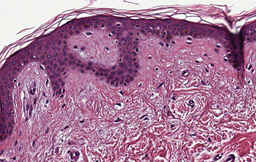
#> input picture img/pelle303R.PNG, 256 x 162 px, shrunk from 493 x 312 before the run
$ python GridSearch2.py   (older library calls are emulated)
#> lines starting #> are read from the running program, lines starting #| are printed output that depends on the picture
### classificazione_knn.py
import imageio
import numpy as np
import scipy.ndimage as nd
import sklearn
from skimage.color import rgb2lab, rgba2rgb, rgb2hsv
from scipy.stats import entropy
from sklearn.metrics import matthews_corrcoef
from sklearn.neighbors import KNeighborsClassifier
import matplotlib.pyplot as plt

def _entropy(values):
    probabilities = np.bincount(values.astype(np.int)) / float(len(values))
    return entropy(probabilities)

def local_entropy(img, kernel_radius=2):
    """
    Calcolo dell'entropia per l'intorno di ogni pixel in
    un intorno specificato dal kernel.

    img: ndarray dell'immagine.
    kernel_radius: int, dimensione del kernel
    """
    return nd.generic_filter(img, _entropy, size=kernel_radius)


def image_to_data(img, size=13):
    """
    Genera ed associa attributi ad ogni pixel dell'immagine
    utilizzando vari filtri.

    Restituisce un dizionario di matrici. Ogni matrice è una feature/livello.

    img: str, il path ad un'immagine.
    size: int, la dimensione della finestra da utilizzare per i filtri.
    """

    # mettiamo tutti i layer/features in un dizionario
    layers = {}

    # apriamo immagine come matrice in RGB
    image_array = imageio.imread(img)

    # ----- SPAZIO COLORE RGB -----
    if (img.split(".")[-1] in ["png", "PNG"]):
        image_array = rgba2rgb(image_array)

    # separiamo le componenti R, G, B
    R = image_array[..., 0]
    G = image_array[..., 1]
    B = image_array[..., 2]

    # normalizziamo i valori per restare
    # attorno all'intervallo -0.5, 0.5
    # Se abbiamo usato rgba2rgb non è necessario
    # dividere per 255
    #R = R / 255
    layers['R'] = R - 0.5
    #G = G / 255
    layers['G'] = G - 0.5
    #B = B / 255
    layers['B'] = B - 0.5

    # calcolo filtro mediano
    layers['R_mf'] = nd.median_filter(R, size=size)
    layers['G_mf'] = nd.median_filter(G, size=size)
    layers['B_mf'] = nd.median_filter(B, size=size)

    # edge detection
    # usiamo per il momento i parametri di default
    # e ci riserviamo in futuro la possibilità di
    # sperimentare con parametri diversi
    layers['R_edge'] = nd.sobel(R)
    layers['G_edge'] = nd.sobel(G)
    layers['B_edge'] = nd.sobel(B)

    # varianza
    mean_R = nd.uniform_filter(R, (size, size))
    mean_G = nd.uniform_filter(G, (size, size))
    mean_B = nd.uniform_filter(B, (size, size))
    mean_sqr_R = nd.uniform_filter(R**2, (size, size))
    mean_sqr_G = nd.uniform_filter(G**2, (size, size))
    mean_sqr_B = nd.uniform_filter(B**2, (size, size))

    layers['R_variance'] = mean_sqr_R - mean_R**2
    layers['G_variance'] = mean_sqr_G - mean_G**2
    layers['B_variance'] = mean_sqr_B - mean_B**2

    # ----- SPAZIO COLORE LAB -----

    image_array_lab = rgb2lab(image_array)

    # separiamo le componenti L, a , b
    L = image_array_lab[..., 0]
    a = image_array_lab[..., 1]
    b = image_array_lab[..., 2]

    # Sfruttiamo la componente L per calcolare
    # un filtro entropia
    layers["entropy"] = local_entropy(L, kernel_radius=size)

    # Normalizzo l'entropia dividendo per il massimo valore
    # di entropia possibile su un segnale lungo size*size
    # con 100 simboli a disposizione
    # questo calcolo del massimo per cui dividere è valido solo
    # per una finestra con un massimo di 200 pixel
    signal_size = size**2
    if signal_size > 100:
        max_ent = entropy(list(range(100)) + [i for i in range(signal_size - 100)])
    else:
        max_ent = entropy(list(range(signal_size)))
    layers["entropy"] = ( layers["entropy"] / max_ent ) - 0.5

    # normalizziamo i valori per restare
    # attorno all'intervallo -0.5, 0.5
    # L va da 0 a 100
    # a e b vanno da -120 a +120
    L = L / 100
    layers['L'] = L - 0.5
    layers['a'] = a / 240
    layers['b'] = b / 240

    # calcolo filtro mediano
    layers['L_mf'] = nd.median_filter(L, size=size)
    layers['a_mf'] = nd.median_filter(a, size=size)
    layers['b_mf'] = nd.median_filter(b, size=size)

    # edge detection
    # usiamo per il momento i parametri di default
    # e ci riserviamo in futuro la possibilità di
    # sperimentare con parametri diversi
    layers['L_edge'] = nd.sobel(L)
    layers['a_edge'] = nd.sobel(a)
    layers['b_edge'] = nd.sobel(b)

    # varianza
    mean_L = nd.uniform_filter(L, (size, size))
    mean_a = nd.uniform_filter(a, (size, size))
    mean_b = nd.uniform_filter(b, (size, size))
    mean_sqr_L = nd.uniform_filter(L**2, (size, size))
    mean_sqr_a = nd.uniform_filter(a**2, (size, size))
    mean_sqr_b = nd.uniform_filter(b**2, (size, size))

    layers['L_variance'] = mean_sqr_L - mean_L**2
    layers['a_variance'] = mean_sqr_a - mean_a**2
    layers['b_variance'] = mean_sqr_b - mean_b**2

    # ----- SPAZIO COLORE HSV -----

    image_array_hsv = rgb2hsv(image_array)

    # separiamo le componenti H, S, V
    h = image_array_hsv[..., 0]
    s = image_array_hsv[..., 1]
    v = image_array_hsv[..., 2]

    # normalizziamo i valori per restare
    # attorno all'intervallo -0.5, 0.5
    h = h / 360
    layers['h'] = h - 0.5
    layers['hsv_sin'] = np.sin(h*2*np.pi)*s*v
    layers['hsv_cos'] = np.cos(h*2*np.pi)*s*v
    layers['s'] = s - 0.5
    layers['v'] = v - 0.5

    # calcolo filtro mediano
    layers['h_mf'] = nd.median_filter(h, size=size)
    layers['s_mf'] = nd.median_filter(s, size=size)
    layers['v_mf'] = nd.median_filter(v, size=size)

    # edge detection
    # usiamo per il momento i parametri di default
    # e ci riserviamo in futuro la possibilità di
    # sperimentare con parametri diversi
    layers['h_edge'] = nd.sobel(h)
    layers['s_edge'] = nd.sobel(s)
    layers['v_edge'] = nd.sobel(v)

    # varianza
    mean_h = nd.uniform_filter(h, (size, size))
    mean_s = nd.uniform_filter(s, (size, size))
    mean_v = nd.uniform_filter(v, (size, size))
    mean_sqr_h = nd.uniform_filter(h**2, (size, size))
    mean_sqr_s = nd.uniform_filter(s**2, (size, size))
    mean_sqr_v = nd.uniform_filter(v**2, (size, size))

    layers['h_variance'] = mean_sqr_h - mean_h**2
    layers['s_variance'] = mean_sqr_s - mean_s**2
    layers['v_variance'] = mean_sqr_v - mean_v**2

    return layers


# [270 lines left out: functions pixel_to_class, colimage_to_classes, class_to_pixel, classes_to_colimage, moda, postprocessing_classes and 3 more, not called in this run]

### GridSearch2.py
#!/usr/bin/env python
# coding: utf-8

from classificazione_knn import image_to_data, colimage_to_classes, local_entropy, classes_to_colimage
from sklearn.neighbors import KNeighborsClassifier
from sklearn.metrics import matthews_corrcoef
import numpy as np
import imageio
import matplotlib.pyplot as plt
import csv
import time
from itertools import combinations, chain

# parametri per generazione features
# per ogni combinazione possibile bisogna generare
# le features. Per il momento solo la window size
# è un parametro.
window_size = [20, 25, 30, 35, 40]

# funzione per rimuovere le combinazioni con
# tutte le features provenienti dallo stesso
# spazio colore
def stesso_spazio(features):

    lab = ["L", "a", "b"]
    rgb = ["R", "G", "B"]
    hsv = ["h", "s", "v"]

    in_lab = 0
    in_rgb = 0
    in_hsv = 0

    for f in features:
        element = f.split("_")[0]
        if element in lab:
            in_lab = 1
        elif element in rgb:
            in_rgb = 1
        else:
            in_hsv = 1

        if in_lab + in_rgb + in_hsv > 1:
            return False

    return True


features_to_mix = [
    ['R_mf', 'G_mf', 'B_mf'],
    ['R_variance', 'G_variance', 'B_variance'],
    ['R_edge', 'G_edge', 'B_edge'],
    ['L_mf', 'a_mf', 'b_mf'],
    ['L_variance', 'a_variance', 'b_variance'],
    ['L_edge', 'a_edge', 'b_edge'],
    ['h_mf', 's_mf', 'v_mf'],
    ['h_variance', 's_variance', 'v_variance'],
    ['h_edge', 's_edge', 'v_edge']
]

comb2 = combinations(features_to_mix, 2)
comb3 = combinations(features_to_mix, 3)

# appiattiamo le liste di tuple di liste
comb2_lists = []
for c in comb2:
    comb2_lists.append(list(chain.from_iterable(c)))

comb3_lists = []
for c in comb3:
    comb3_lists.append(list(chain.from_iterable(c)))

comb = comb2_lists + comb3_lists

# rimuovo set formati da features da un unico spazio
comb = [c for c in comb if not stesso_spazio(c)]

feature_set = [
    # prime 10 dalla prima grid search
    ['h', 's', 'v', 'h_mf', 's_mf', 'v_mf', 'h_variance', 's_variance', 'v_variance', 'entropy'],
    ['h', 's', 'v', 'h_mf', 's_mf', 'v_mf', 'h_variance', 's_variance', 'v_variance', 'entropy'],
    ['h', 's', 'v', 'h_mf', 's_mf', 'v_mf', 'h_variance', 's_variance', 'v_variance', 'entropy'],
    ['R', 'G', 'B', 'R_mf', 'G_mf', 'B_mf', 'R_variance', 'G_variance', 'B_variance', 'entropy'],
    ['R', 'G', 'B', 'R_mf', 'G_mf', 'B_mf', 'R_variance', 'G_variance', 'B_variance', 'entropy'],
    ['R', 'G', 'B', 'R_mf', 'G_mf', 'B_mf', 'R_variance', 'G_variance', 'B_variance', 'entropy'],
    ['h', 's', 'v', 'h_mf', 's_mf', 'v_mf', 'h_variance', 's_variance', 'v_variance', 'entropy'],
    ['h', 's', 'v', 'h_mf', 's_mf', 'v_mf', 'entropy'],
    ['R', 'G', 'B', 'R_mf', 'G_mf', 'B_mf', 'entropy'],
    ['h', 's', 'v', 'h_mf', 's_mf', 'v_mf', 'entropy']
]

# aggiunta nuovi insiemi di features
feature_set = feature_set + comb

# parametri per il knn
neighbors = [3,5,7,10,15,20,25,50]

# Generazione dei layers per tutti i parametri riguardanti i dati
print("Generazione dei dati...")
for s in window_size:
    # training data
    data = image_to_data("img/pelle303R.PNG", size=s)
#> in image_to_data, image_array is the input picture: shape (162, 256, 4); mean R, G, B, A 167.7, 120.3, 152, 255
#> in image_to_data, `image_array_lab = rgb2lab(image_array)`: image_array_lab: shape (162, 256, 3) float64; mean of channels 0, 1, 2 55.8, 24.2, -9.4
#> in image_to_data, `image_array_hsv = rgb2hsv(image_array)`: image_array_hsv: shape (162, 256, 3) float64; mean of channels 0, 1, 2 0.813, 0.339, 0.663
#> in image_to_data, `mean_sqr_s = nd.uniform_filter(s**2, (size, size))`:
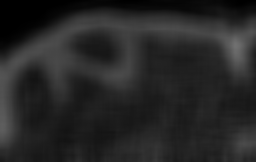
#> mean_sqr_s: shape (162, 256) float64; min 0.000118, max 0.442, mean 0.152
#> data = 39 items

    for key, value in data.items():
        file_name = "data_ws" + str(s) + "_" + key + ".csv"
        with open("data/" + file_name, "w") as f:
            csvw = csv.writer(f)
            csvw.writerows(value)
#> this loop made 39 passes
#> (key, file_name) on passes 1 to 12: ('R', 'data_ws20_R.csv'), ('G', 'data_ws20_G.csv'), ('B', 'data_ws20_B.csv'), ('R_mf', 'data_ws20_R_mf.csv'), ('G_mf', 'data_ws20_G_mf.csv'), ('B_mf', 'data_ws20_B_mf.csv'), ('R_edge', 'data_ws20_R_edge.csv'), ('G_edge', 'data_ws20_G_edge.csv'), ('B_edge', 'data_ws20_B_edge.csv'), ('R_variance', 'data_ws20_R_variance.csv'), ('G_variance', 'data_ws20_G_variance.csv'), ('B_variance', 'data_ws20_B_variance.csv')

    # test data
    data = image_to_data("img/pelle305R.PNG", size=s)
#> call 2 of image_to_data, with img = 'img/pelle305R.PNG', size = 20
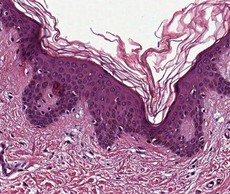
#> input picture img/pelle305R.PNG, 230 x 194 px, shrunk from 442 x 373 before the run
#> in image_to_data, image_array is the input picture: shape (194, 230, 4); mean R, G, B, A 169.5, 125.4, 155.2, 255
#> in image_to_data (call 2), `G = image_array[..., 1]`:
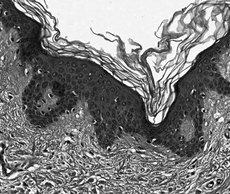
#> G: shape (194, 230) float64; min 0, max 1, mean 0.492
#> in image_to_data (call 2), `mean_B = nd.uniform_filter(B, (size, size))`:
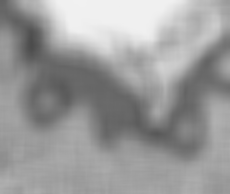
#> mean_B: shape (194, 230) float64; min 0.299, max 0.946, mean 0.609
#> in image_to_data (call 2), `mean_sqr_B = nd.uniform_filter(B**2, (size, size))`:
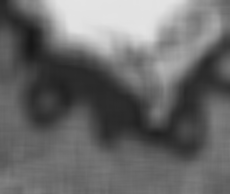
#> mean_sqr_B: shape (194, 230) float64; min 0.0931, max 0.896, mean 0.417
#> in image_to_data (call 2), `image_array_lab = rgb2lab(image_array)`: image_array_lab: shape (194, 230, 3) float64; mean of channels 0, 1, 2 57.3, 22.7, -8.9
#> in image_to_data (call 2), `L = image_array_lab[..., 0]`:
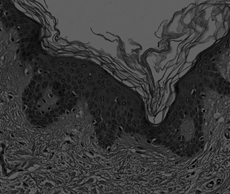
#> L: shape (194, 230) float64; min 0.255, max 100, mean 57.3
#> in image_to_data (call 2), `a = image_array_lab[..., 1]`:
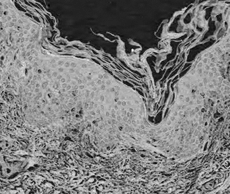
#> a: shape (194, 230) float64; min -9.74, max 56.27, mean 22.7; drawn with min black and max white

    for key, value in data.items():
        file_name = "test_data_ws" + str(s) + "_" + key + ".csv"
        with open("data/" + file_name, "w") as f:
            csvw = csv.writer(f)
            csvw.writerows(value)
#> this loop made 39 passes
#> (the run stopped early here; a loop or call above may not have finished)
